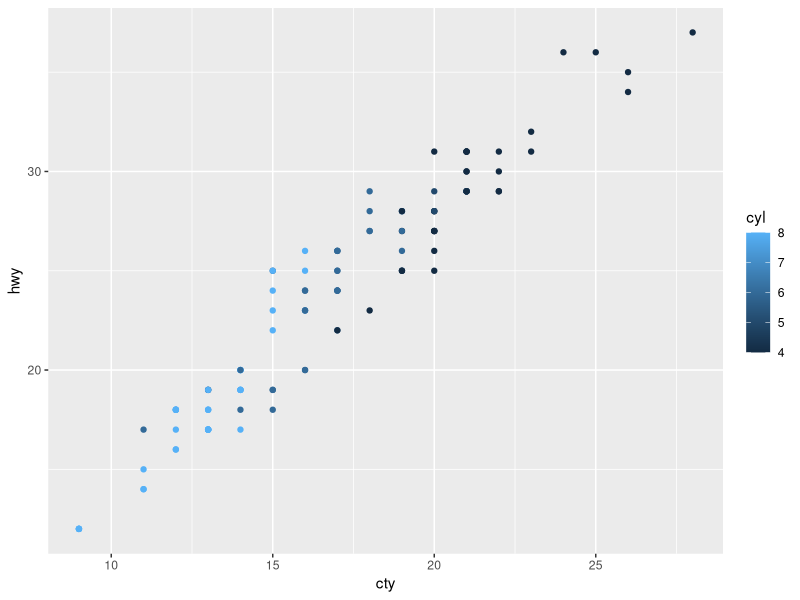
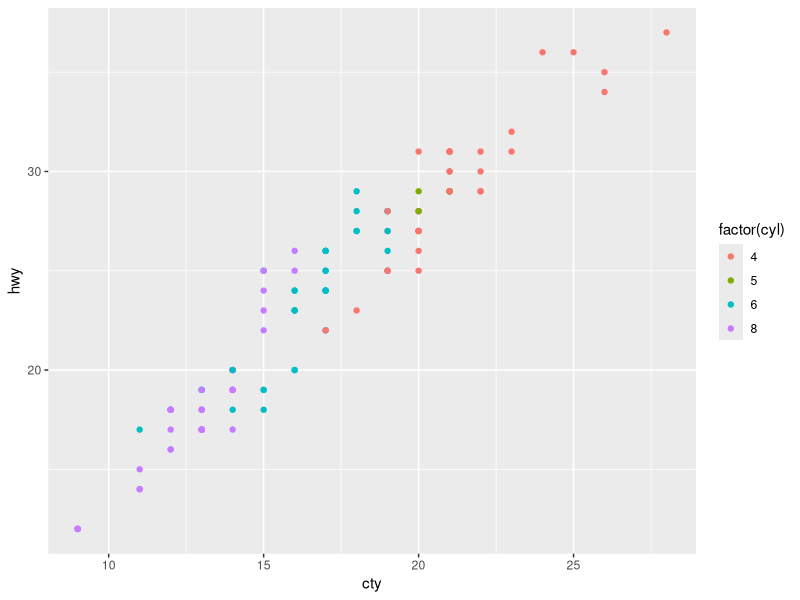
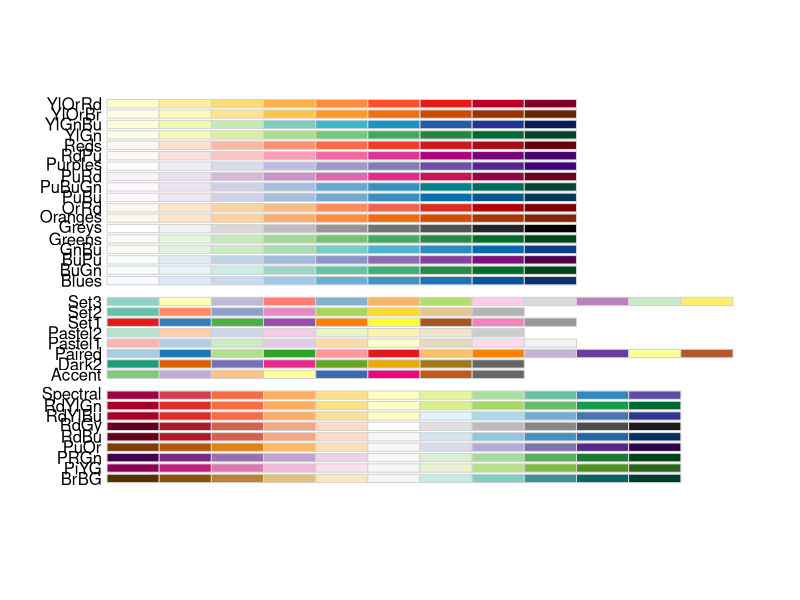
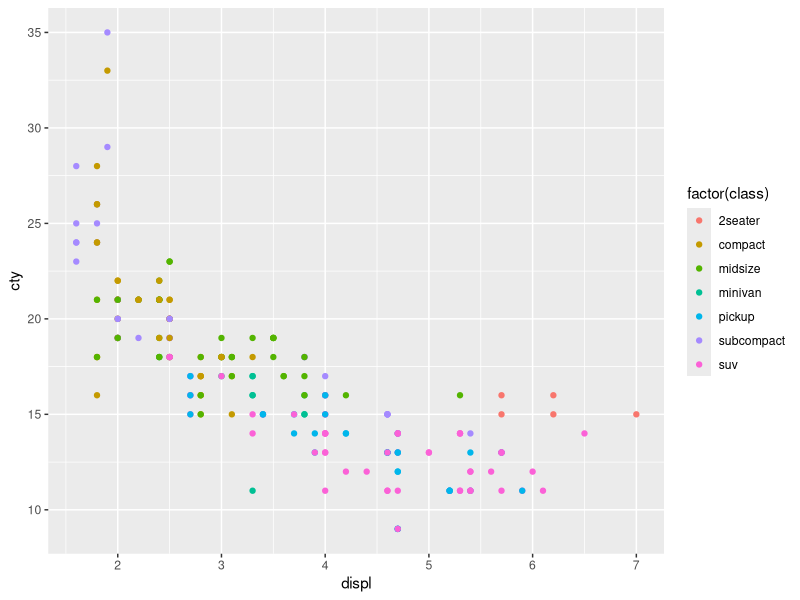
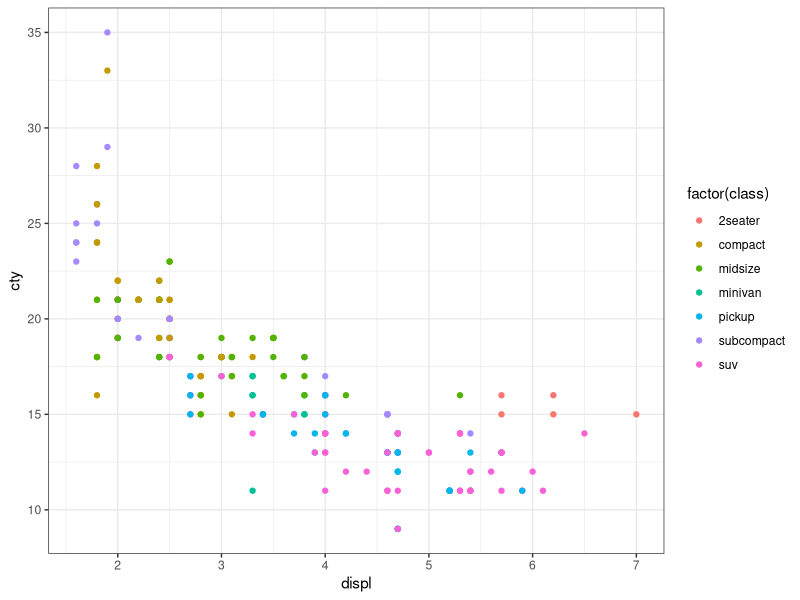
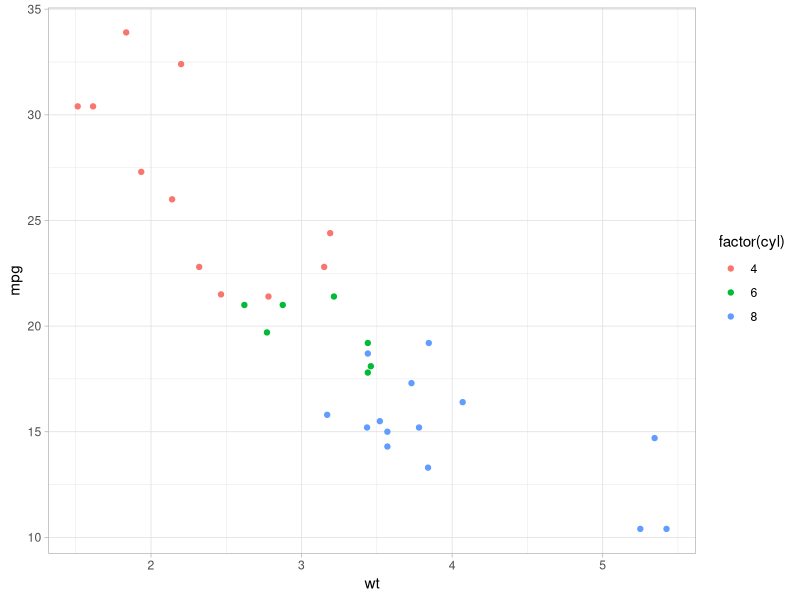
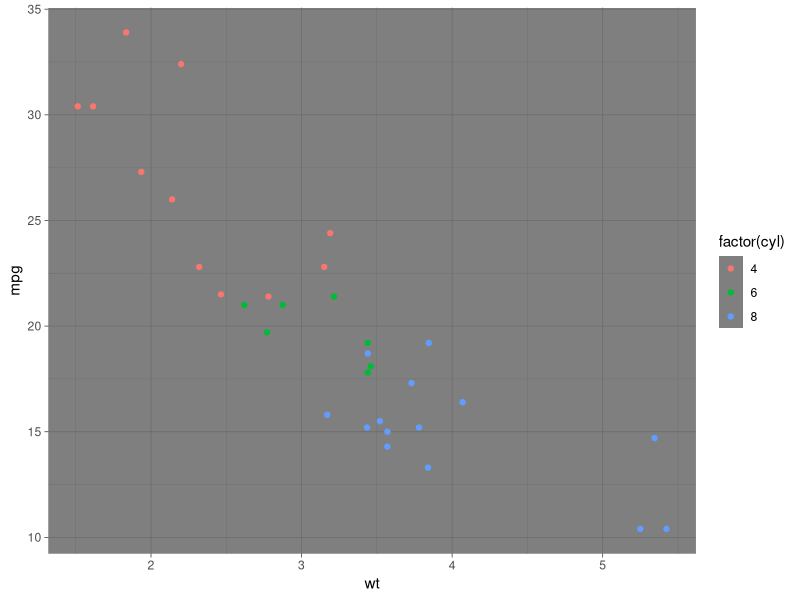
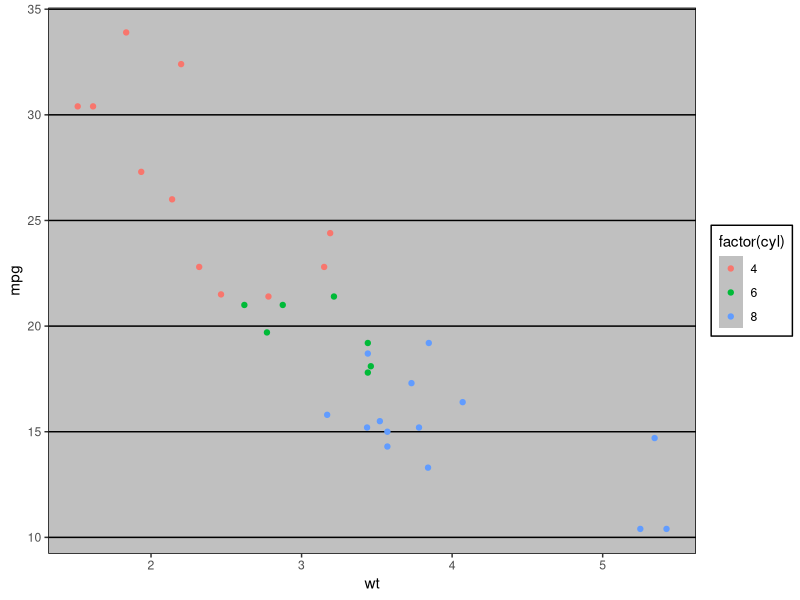

These figures' R source, in order:
## ---- chunk 1
library(tidyverse)
p1 <- mpg %>% filter(year == 2008) %>%
  ggplot(aes(x = cty, y = hwy, colour = cyl)) +
  geom_point()
## ---- chunk 2
p1 + scale_colour_continuous()
## ---- chunk 3
p2 <- mpg %>% filter(year == 2008) %>%
  ggplot(aes(x = cty, y = hwy, colour = factor(cyl))) +
  geom_point()
## ---- chunk 4
p2 + scale_colour_discrete()
## ---- chunk 5
library(RColorBrewer)
display.brewer.all()
## ---- chunk 6
p <- mpg %>% ggplot(aes(x = displ, y =  cty, colour= factor(class))) + geom_point()
## ---- chunk 7
p + theme_grey()
## ---- chunk 8
p + theme_bw()
## ---- chunk 9
p <- mtcars %>% ggplot(aes(x = wt, y =  mpg, colour= factor(cyl))) + geom_point()
## ---- chunk 10
p + theme_light()
## ---- chunk 11
p + theme_dark()
## ---- chunk 12
library(ggthemes)
## ---- chunk 13
p + theme_excel() 
## ---- chunk 14
p + theme_fivethirtyeight()
## ---- chunk 15
mpg %>% ggplot(aes(x = manufacturer)) + geom_bar() +
  theme(axis.text.x = element_text(angle=45, vjust=1, hjust=1))
